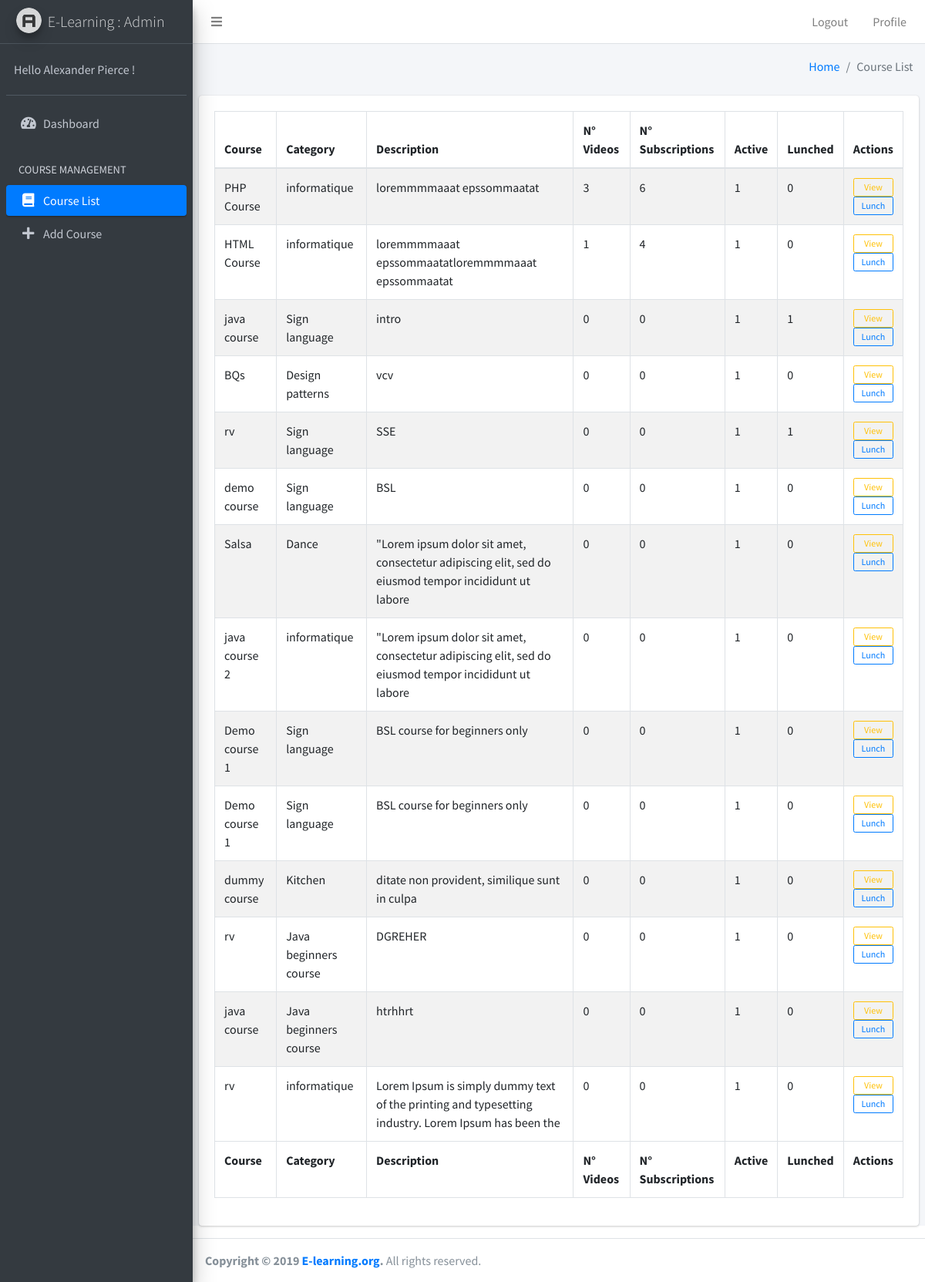
Page /Admin/Professor/course_list.php on the earlier database version.
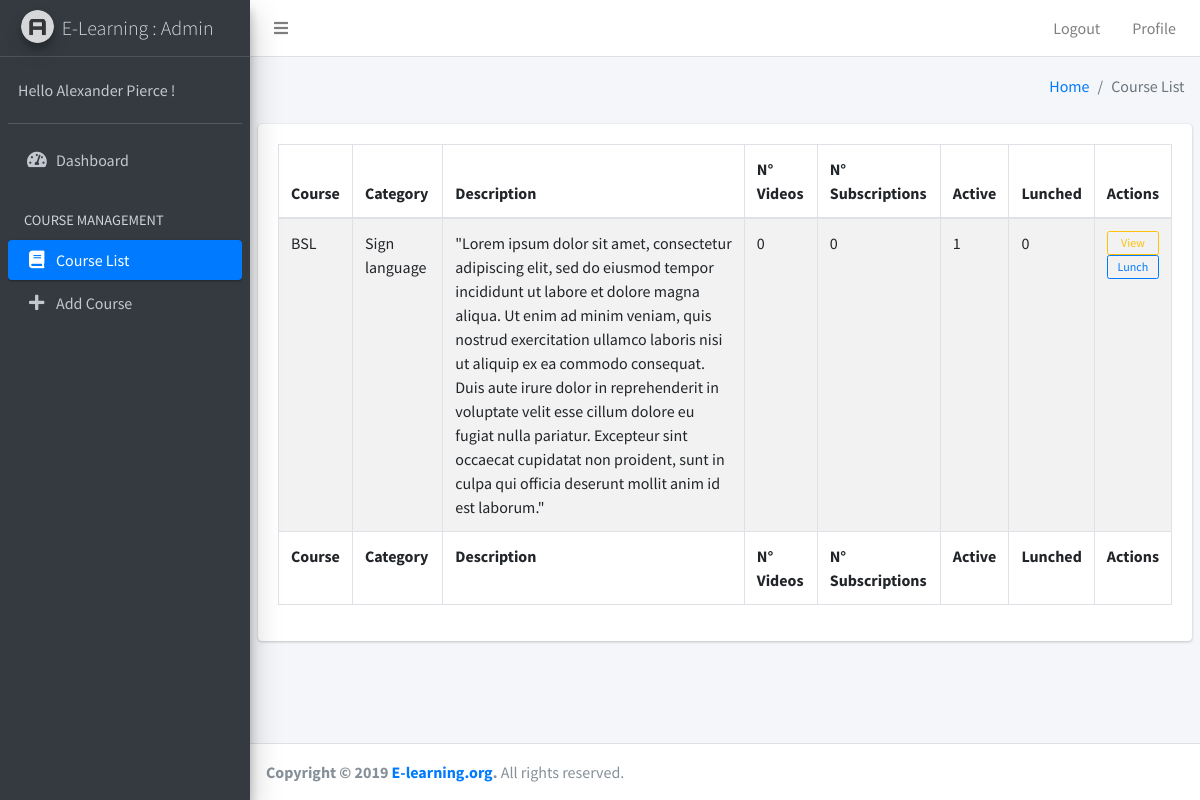
Same page on the later database version.
### tables this page shows
CREATE TABLE IF NOT EXISTS `course` (
  `id_course` int(15) NOT NULL AUTO_INCREMENT,
  `name` varchar(60) NOT NULL,
  `description` varchar(1000) NOT NULL,
  `syllabus` mediumtext NOT NULL,
  `id_prof` int(15) NOT NULL,
  `image_course` varchar(100) NOT NULL,
  `id_category` int(11) NOT NULL,
  `active` tinyint(1) NOT NULL DEFAULT '1',
  `lunched` tinyint(1) NOT NULL DEFAULT '0',
  `release_date` date NOT NULL,
  PRIMARY KEY (`id_course`)
);

CREATE TABLE IF NOT EXISTS `category` (
  `id_category` int(11) NOT NULL AUTO_INCREMENT,
  `label_category` varchar(100) NOT NULL,
  `description` varchar(200) DEFAULT NULL,
  `active` tinyint(1) NOT NULL DEFAULT '1',
  PRIMARY KEY (`id_category`)
);

### Admin/Professor/course_list.php (the view, shortened to what this page needs)
<?php
    include_once("../../Database/db_connection.php");
    $sql = "SELECT * FROM `course`";
    $result = $conn->query($sql);
?>
<!DOCTYPE html>
<html>
<head>
    <link rel="stylesheet" href="../plugins/fontawesome-free/css/all.min.css">
    <link rel="stylesheet" href="https://code.ionicframework.com/ionicons/2.0.1/css/ionicons.min.css">
    <link rel="stylesheet" href="../plugins/tempusdominus-bootstrap-4/css/tempusdominus-bootstrap-4.min.css">
    <link rel="stylesheet" href="../plugins/icheck-bootstrap/icheck-bootstrap.min.css">
    <link rel="stylesheet" href="../plugins/jqvmap/jqvmap.min.css">
    <link rel="stylesheet" href="../plugins/datatables-bs4/css/dataTables.bootstrap4.css">
    <link rel="stylesheet" href="../dist/css/adminlte.min.css">
    <link rel="stylesheet" href="../plugins/overlayScrollbars/css/OverlayScrollbars.min.css">
    <link rel="stylesheet" href="../plugins/daterangepicker/daterangepicker.css">
    <link rel="stylesheet" href="../plugins/summernote/summernote-bs4.css">
</head>
<body class="hold-transition sidebar-mini layout-fixed">
    <div class="wrapper">
        <nav class="main-header navbar navbar-expand navbar-white navbar-light">
            <ul class="navbar-nav">
                <li class="nav-item">
                    <a class="nav-link" data-widget="pushmenu" href="#"><i class="fas fa-bars"></i></a>
                </li>
            </ul>
            <ul class="navbar-nav ml-auto">
                <li class="nav-item d-none d-sm-inline-block">
                    <a href="../Authentification/sign_up.php" class="nav-link">Logout</a>
                </li>
                <li class="nav-item d-none d-sm-inline-block">
                    <a href="profile.php" class="nav-link">Profile</a>
                </li>
            </ul>
        </nav>
        <aside class="main-sidebar sidebar-dark-primary elevation-4">
            <a href="index3.html" class="brand-link">
                <img src="../dist/img/AdminLTELogo.png" alt="AdminLTE Logo" class="brand-image img-circle elevation-3" style="opacity: .8">
                <span class="brand-text font-weight-light">E-Learning : Admin</span>
            </a>
            <div class="sidebar">
                <div class="user-panel mt-3 pb-3 mb-3 d-flex">
                    <div class="info">
                        <a href="#" class="d-block">Hello Alexander Pierce !</a>
                    </div>
                </div>
                <nav class="mt-2">
                    <ul class="nav nav-pills nav-sidebar flex-column" data-widget="treeview" role="menu" data-accordion="false">
                        <li class="nav-item">
                            <a href="index.php" class="nav-link">
                                <i class="nav-icon fas fa-tachometer-alt"></i>
                                <p>Dashboard</p>
                            </a>
                        </li>
                        <li class="nav-header">COURSE MANAGEMENT</li>
                        <li class="nav-item">
                            <a href="course_list.php" class="nav-link active">
                                <i class="nav-icon fas fa-book"></i>
                                <p>Course List</p>
                            </a>
                        </li>
                        <li class="nav-item">
                            <a href="add_course.php" class="nav-link">
                                <i class="nav-icon fas fa-plus"></i>
                                <p>Add Course</p>
                            </a>
                        </li>
                    </ul>
                </nav>
            </div>
        </aside>
        <div class="content-wrapper">
            <div class="content-header">
                <div class="container-fluid">
                    <div class="row mb-2">
                        <div class="col-sm-6 ml-auto">
                            <ol class="breadcrumb float-sm-right">
                                <li class="breadcrumb-item"><a href="index.php">Home</a></li>
                                <li class="breadcrumb-item active">Course List</li>
                            </ol>
                        </div>
                    </div>
                </div>
            </div>
            <section class="content">
                <div class="container-fluid">
                    <div class="card row">
                        <div class="card-body">
                            <div>
                                <table id="example1" class="table table-bordered table-striped">
                                    <thead>
                                        <tr>
                                            <th>Course</th>
                                            <th>Category</th>
                                            <th>Description</th>
                                            <th>N° Videos</th>
                                            <th>N° Subscriptions</th>
                                            <th>Active</th>
                                            <th>Lunched</th>
                                            <th>Actions</th>
                                        </tr>
                                    </thead>
                                    <tbody>
                                        <?php
                                    while($row = $result->fetch_assoc()):
                                    $id_course = $row["id_course"];
                                    $id_category = $row["id_category"];
                                    $category_sql = "SELECT * FROM `category` WHERE id_category = '$id_category'";
                                    $category_result = mysqli_query($conn, $category_sql);
                                    $category_row = mysqli_fetch_assoc($category_result);
                                    $label_category = $category_row["label_category"];
                                    $name = $row["name"];
                                    $description = $row["description"];
                                    $active = $row["active"];
                                    $lunched = $row["lunched"];
                                    $video_sql = "SELECT count(*) as count FROM `video` WHERE id_course = '$id_course'";
                                    $video_result = mysqli_query($conn, $video_sql);
                                    $video_row = mysqli_fetch_assoc($video_result);
                                    $videos_number = $video_row['count'];
                                    $student_sql = "SELECT count(*) as count FROM `course_student` WHERE id_course = '$id_course'";
                                    $student_result = mysqli_query($conn, $student_sql);
                                    $student_row = mysqli_fetch_assoc($student_result);
                                    $student_number = $student_row['count'];
                                    ?>
                                        <tr>
                                            <td><?php echo $name;?></td>
                                            <td><?php echo $label_category;?></td>
                                            <td><?php echo $description;?></td>
                                            <td><?php echo $videos_number;?></td>
                                            <td><?php echo $student_number;?></td>
                                            <td><?php echo $active;?></td>
                                            <td><?php echo $lunched;?></td>
                                            <td>
                                                <form method="post" action="course_detail.php">
                                                    <button type="submit" class="btn btn-block btn-outline-warning btn-xs">View</button>
                                                </form>
                                                <button type="button" class="btn btn-block btn-outline-primary btn-xs">Lunch</button>
                                            </td>
                                        </tr>
                                        <?php endwhile;?>
                                    </tbody>
                                    <tfoot>
                                        <tr>
                                            <th>Course</th>
                                            <th>Category</th>
                                            <th>Description</th>
                                            <th>N° Videos</th>
                                            <th>N° Subscriptions</th>
                                            <th>Active</th>
                                            <th>Lunched</th>
                                            <th>Actions</th>
                                        </tr>
                                    </tfoot>
                                </table>
                            </div>
                        </div>
                    </div>
                </div>
            </section>
        </div>
    </div>
    <footer class="main-footer">
        <strong>Copyright &copy; 2019 <a href="http://adminlte.io">E-learning.org</a>.</strong>
        All rights reserved.
    </footer>
</body>
</html>

Differences in the rows shown:
removed course: name "HTML Course", id_category.label_category "informatique", description "loremmmmaaat epssommaatatloremmmmaaat epssommaatat", videos_number "1", student_number "4", active "1", lunched "0"
removed course: name "java course", id_category.label_category "Sign language", description "intro", videos_number "0", student_number "0", active "1", lunched "1"
removed course: name "BQs", id_category.label_category "Design patterns", description "vcv", videos_number "0", student_number "0", active "1", lunched "0"
removed course: name "rv", id_category.label_category "Sign language", description "SSE", videos_number "0", student_number "0", active "1", lunched "1"
removed course: name "demo course", id_category.label_category "Sign language", description "BSL", videos_number "0", student_number "0", active "1", lunched "0"
removed course: name "Salsa", id_category.label_category "Dance", description "\"Lorem ipsum dolor sit amet, consectetur adipiscing elit, sed do eiusmod tempor incididunt ut labore", videos_number "0", student_number "0", active "1", lunched "0"
removed course: name "java course 2", id_category.label_category "informatique", description "\"Lorem ipsum dolor sit amet, consectetur adipiscing elit, sed do eiusmod tempor incididunt ut labore", videos_number "0", student_number "0", active "1", lunched "0"
removed course: name "Demo course 1", id_category.label_category "Sign language", description "BSL course for beginners only", videos_number "0", student_number "0", active "1", lunched "0"
removed course: name "Demo course 1", id_category.label_category "Sign language", description "BSL course for beginners only", videos_number "0", student_number "0", active "1", lunched "0"
removed course: name "dummy course", id_category.label_category "Kitchen", description "ditate non provident, similique sunt in culpa", videos_number "0", student_number "0", active "1", lunched "0"
removed course: name "rv", id_category.label_category "Java beginners course", description "DGREHER", videos_number "0", student_number "0", active "1", lunched "0"
removed course: name "java course", id_category.label_category "Java beginners course", description "htrhhrt", videos_number "0", student_number "0", active "1", lunched "0"
removed course: name "rv", id_category.label_category "informatique", description "Lorem Ipsum is simply dummy text of the printing and typesetting industry. Lorem Ipsum has been the", videos_number "0", student_number "0", active "1", lunched "0"
changed course: name "PHP Course" → "BSL"; id_category.label_category "informatique" → "Sign language"; description "loremmmmaaat epssommaatat" → "\"Lorem ipsum dolor sit amet, consectetur adipiscing elit, sed do eiusmod tempor incididunt ut labore et dolore magna aliqua. Ut enim ad minim veniam, quis nostrud exercitation ullamco laboris nisi ut aliquip ex ea commodo consequat. Duis aute irure dolor in reprehenderit in voluptate velit esse cillum dolore eu fugiat nulla pariatur. Excepteur sint occaecat cupidatat non proident, sunt in culpa qui officia deserunt mollit anim id est laborum.\""; videos_number "3" → "0"; student_number "6" → "0"
